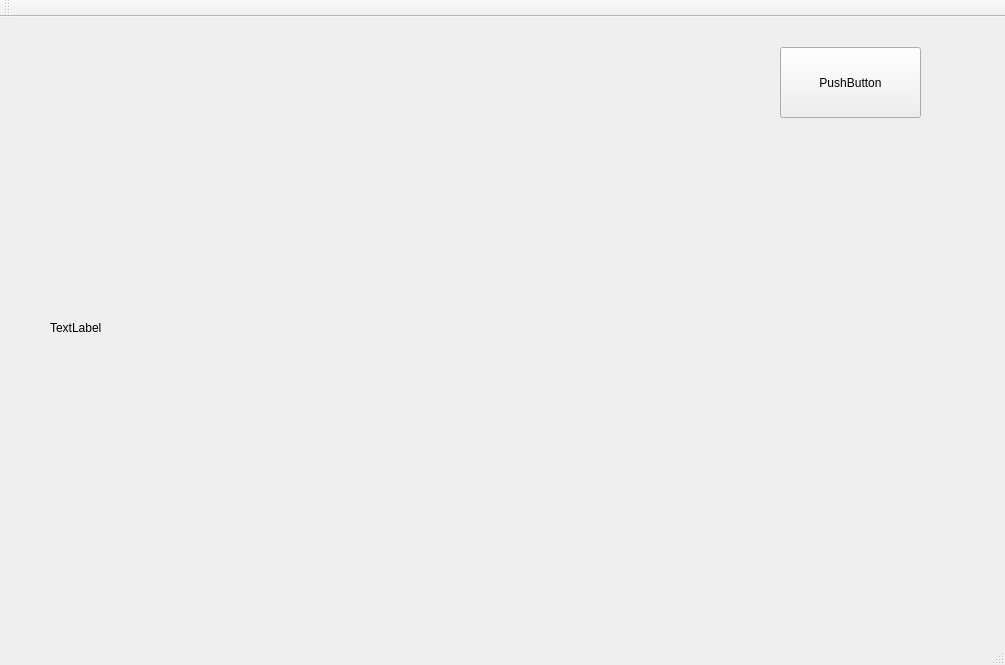
<?xml version="1.0" encoding="UTF-8"?>
<ui version="4.0">
 <class>MainWindow</class>
 <widget class="QMainWindow" name="MainWindow">
  <property name="geometry">
   <rect>
    <x>0</x>
    <y>0</y>
    <width>1005</width>
    <height>665</height>
   </rect>
  </property>
  <property name="windowTitle">
   <string>MainWindow</string>
  </property>
  <widget class="QWidget" name="centralWidget">
   <widget class="QLabel" name="label">
    <property name="geometry">
     <rect>
      <x>50</x>
      <y>60</y>
      <width>531</width>
      <height>501</height>
     </rect>
    </property>
    <property name="text">
     <string>TextLabel</string>
    </property>
   </widget>
   <widget class="QPushButton" name="pushButton">
    <property name="geometry">
     <rect>
      <x>780</x>
      <y>30</y>
      <width>141</width>
      <height>71</height>
     </rect>
    </property>
    <property name="text">
     <string>PushButton</string>
    </property>
   </widget>
  </widget>
  <widget class="QMenuBar" name="menuBar">
   <property name="geometry">
    <rect>
     <x>0</x>
     <y>0</y>
     <width>1005</width>
     <height>26</height>
    </rect>
   </property>
  </widget>
  <widget class="QToolBar" name="mainToolBar">
   <attribute name="toolBarArea">
    <enum>TopToolBarArea</enum>
   </attribute>
   <attribute name="toolBarBreak">
    <bool>false</bool>
   </attribute>
  </widget>
  <widget class="QStatusBar" name="statusBar"/>
 </widget>
 <layoutdefault spacing="6" margin="11"/>
 <resources/>
 <connections/>
</ui>
